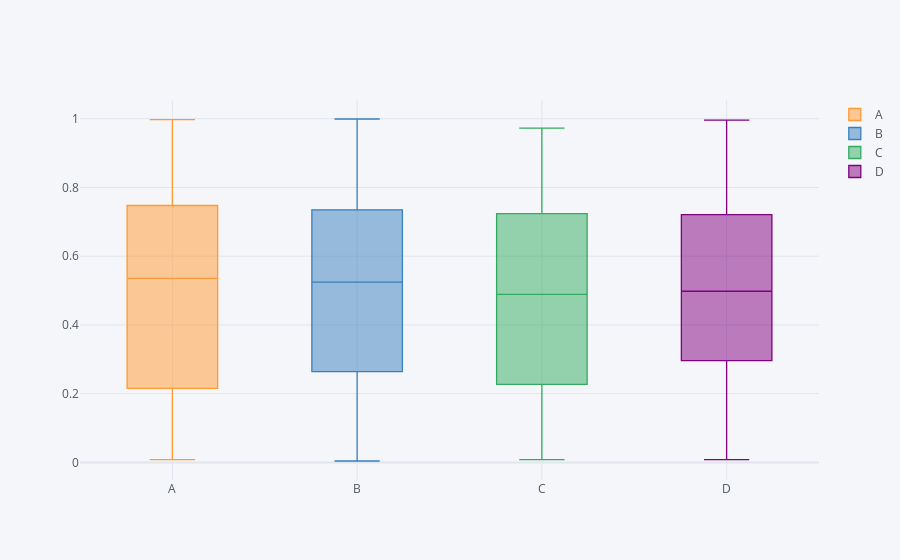

Write notebook code for a chart like this one.
### Markdown cell above
### boxplots with plotly

### Code cell
df.iplot(kind='box')
